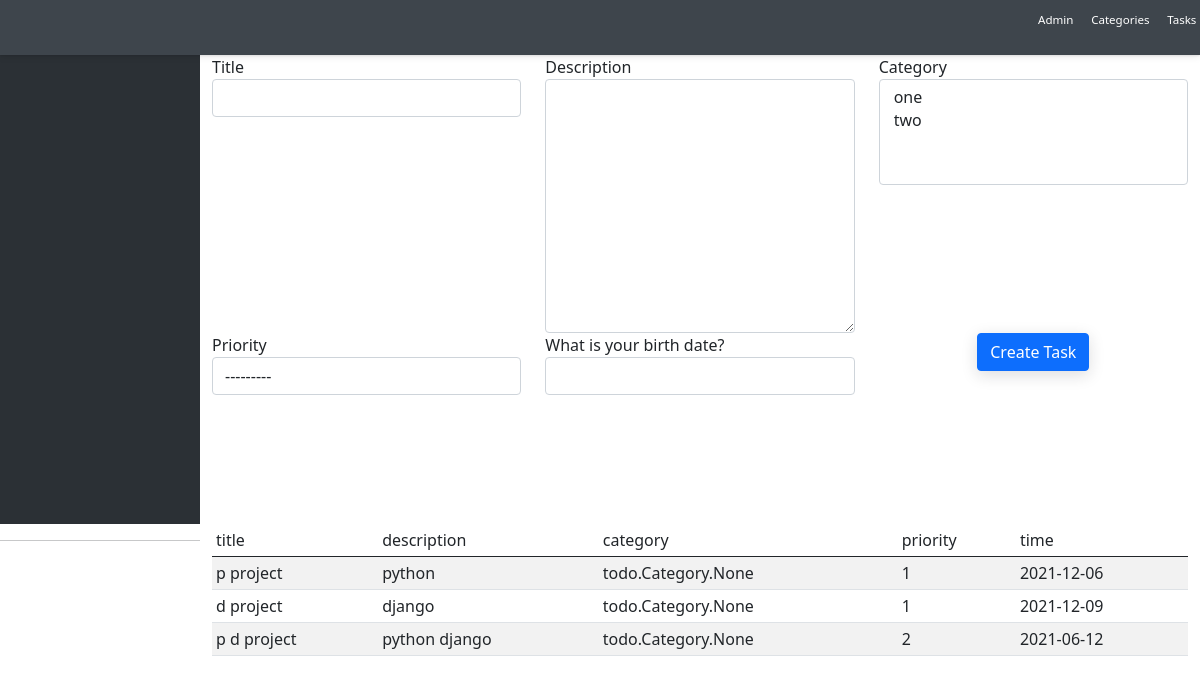
The page / on the database its author committed.
### todo/models.py (models this page shows, shortened)
class Task(models.Model):
    class Priority(models.IntegerChoices):
        HIGH = 1
        MEDIUM = 2
        LOW = 3
    title=models.CharField(db_column="Title" ,max_length=200)
    description=models.TextField(db_column="Description",max_length=200)
    category = models.ManyToManyField('Category')
    priority=models.IntegerField(choices=Priority.choices)
    create_time = models.DateTimeField(auto_now_add=True)
    time = models.DateTimeField()

### todo/views.py (the view)
# urls.py: path('', indexView),
def indexView(request):
    form = FriendForm()
    tasks = Task.objects.all()
    return render(request, "index.html", {"form": form, "tasks": tasks})

### todo/forms.py
class FriendForm(forms.ModelForm):
    time = forms.DateField(
        label='What is your birth date?',
    )
    def __init__(self, *args, **kwargs):
        super(FriendForm, self).__init__(*args, **kwargs)
        for name in self.fields.keys():
            self.fields[name].widget.attrs.update({
                'class': 'form-control',
            })
    class Meta:
        model = Task
        fields = ("__all__")

### todo/models.py (called while the page is built)
    def __str__(self) -> str:
        return self.category_name

### templates/index.html (shortened to what this page needs)
{% extends 'base.html' %}
{% block nav %}
  <li class="cd-nav__item"><a href={% url 'admin:index' %}>Admin</a></li>
  <li class="cd-nav__item"><a href={% url 'categories' %}>Categories</a></li>
  <li class="cd-nav__item"><a href={% url 'task_list' %}>Tasks</a></li>
{% endblock nav %}
{% block content %}
<div class="container-fluid">
  <form id="task-form">
      <div class="row">
          {% for field in form %}
          <div class="form-group col-4">
              <label class="col-12">{{ field.label }}</label>
              {{ field }}
          </div>
          {% endfor %}
          <div class="col text-center">
              <input type="submit" class="btn btn-primary" value="Create Task" />
          </div>
      </div>
</div>
<hr />
<div class="container-fluid">
  <table class="table table-striped table-sm" id="my_tasks">
      <thead>
          <tr>
              <th>title</th>
              <th>description</th>
              <th>category</th>
              <th>priority</th>
              <th>time</th>
          </tr>
      </thead>
      <tbody>
          {% for task in tasks %}
          <tr>
              <td>{{task.title}}</td>
              <td>{{task.description}}</td>
              <td>{{task.category}}</td>
              <td>{{task.priority}}</td>
              <td>{{task.time | date:"Y-m-d"}}</td>
          </tr>
          {% endfor %}
      </tbody>
  </table>
</div>
{% endblock content %}

### templates/base.html (shortened to what this page needs)
<!doctype html>
<html lang="en">
<head>
  <link rel="stylesheet" href="static/css/style.css">
  <link href="https://cdn.jsdelivr.net/npm/bootstrap@5.0.2/dist/css/bootstrap.min.css" rel="stylesheet">
  {% load static %}
  <link rel="stylesheet" href="static/main.js">
</head>
<body>
<header class="cd-main-header js-cd-main-header">
    <ul class="cd-nav__list js-cd-nav__list">
    {% block nav %}{% endblock nav %}
    </ul>
</header>
  <main class="cd-main-content">
    <nav class="cd-side-nav js-cd-side-nav">
    </nav>
    {% block content %}{% endblock content %}
  </main>
</body>
</html>

### rows shown on the page
Task: title "p project", description "python", category "todo.Category.None", priority "1", time "2021-12-06"
Task: title "d project", description "django", category "todo.Category.None", priority "1", time "2021-12-09"
Task: title "p d project", description "python django", category "todo.Category.None", priority "2", time "2021-06-12"

### other values the page prints
{{ field.label }} "Title" "Description" "Category" "Priority" "What is your birth date?"
